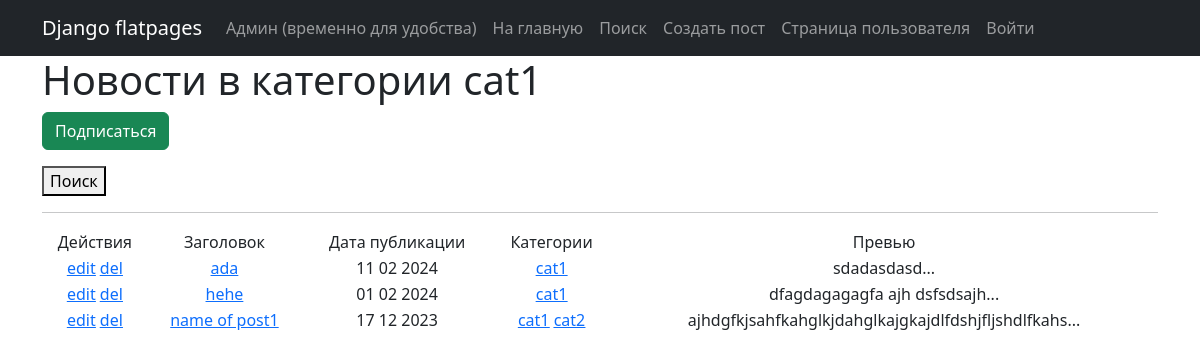
/news/cats/1, run on an earlier commit of the app's database.
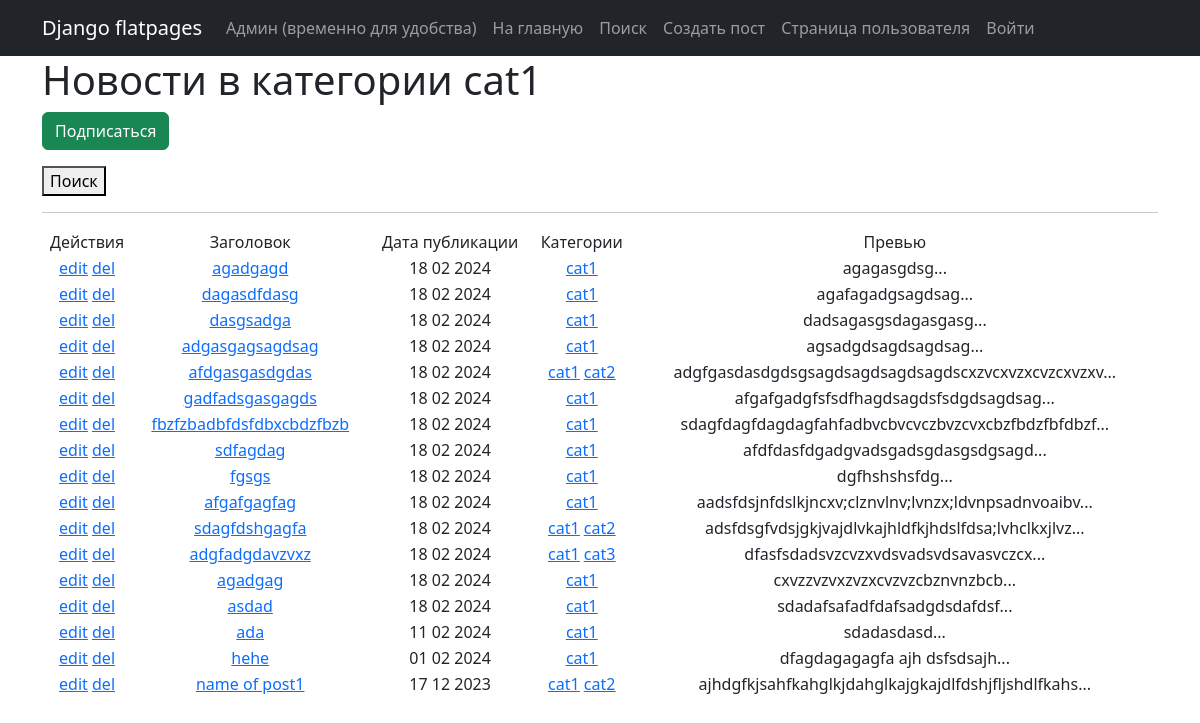
And on a later commit of the database.
### news/models.py (models this page shows, shortened)
class Post(models.Model):
    author = models.ForeignKey(Authors, on_delete=models.CASCADE)
    articleORnews = models.BooleanField()  # article true / news false
    date_time = models.DateTimeField(auto_now_add=True)
    m_to_m_cat = models.ManyToManyField(Category, through="PostCategory")
    name = models.CharField(max_length=255)
    text = models.TextField()
    rating = models.IntegerField(default=0)
    def preview(self):
        if not self.text:
            return 'No text'
        else:
            return self.text[:50] + '...'
    def self_name(self):
        if not self.name:
            return 'No name'
        else:
            return self.name

class Category(models.Model):
    CatName = models.CharField(max_length=50, unique=True)
    subs = models.ManyToManyField(User, related_name='cats')
    def __str__(self):
        return self.CatName

### news/views.py (the view)
# urls.py: path('cats/<int:pk>', CatList.as_view(), name='catlist'),
class CatList(ListView):
    model = Post
    template_name = 'CatList.html'
    context_object_name = 'catlists'
    def get_queryset(self):
        self.cats = get_object_or_404(Category, id=self.kwargs['pk'])
        queryset = Post.objects.filter(m_to_m_cat=self.cats).order_by('-date_time')
        return queryset
    def get_context_data(self, *, object_list=None, **kwargs):
        context = super().get_context_data(**kwargs)
        context['not_sub'] = self.request.user not in self.cats.subs.all()
        context['cat'] = self.cats
        return context

### templates/CatList.html (shortened to what this page needs)
{% extends 'flatpages/default.html' %}
{% block content %}
    <div class="col-lg-12 text-start">
    <h1>Новости в категории {{ cat }}</h1>
        {% if not_sub %}
            <p class="col-lg-12 text-start"><a href="{% url 'subtocat' cat.id %}" class="btn btn-success btn-sn">Подписаться</a></p>
        {% endif %}
        <form action="search">
    <button>Поиск</button>
</form>
    <hr>
    {% if catlists %}
       <div class="col-lg-12 text-center">
       <table class="col-lg-12 text-center">
           <tr>
               <td>
                   Действия
               </td>
               <td>
                   Заголовок
               </td>
               <td>
                   Дата публикации
               </td>
               <td>
                   Категории
               </td>
               <td>
                   Превью
               </td>
           </tr>
           {% for post in catlists %}
           <tr>
               <td>
                   <a href="{% url 'post_update' post.id %}"><u>edit</u></a>
                   <a href="{% url 'post_delete' post.id %}"><u> del </u></a>
               </td>
               <td>
                   <a href="{% url 'post_detail' post.id %}">{{ post.self_name }}</a>
               </td>
               <td>
                   {{ post.date_time|date:'d m Y' }}
               </td>
               <td>
                   {% for cats in post.m_to_m_cat.all %}
                   <a href="{% url 'catlist' cats.id %}"><u>{{ cats }}</u></a>
                   {% endfor %}
               </td>
               <td>
                   {{ post.preview }}
               </td>
           </tr>
           {% endfor %}
       </table>
       </div>
    {% else %}
        <h2>Нет новостей в данной категории</h2>
    {% endif %}
    </div>
{% endblock content %}

What changed in the data, as far as the page shows it:
added Post: self_name "agadgagd", date_time "18 02 2024", preview "agagasgdsg...", Category (CatName "cat1")
added Post: self_name "dagasdfdasg", date_time "18 02 2024", preview "agafagadgsagdsag...", Category (CatName "cat1")
added Post: self_name "dasgsadga", date_time "18 02 2024", preview "dadsagasgsdagasgasg...", Category (CatName "cat1")
added Post: self_name "adgasgagsagdsag", date_time "18 02 2024", preview "agsadgdsagdsagdsag...", Category (CatName "cat1")
added Post: self_name "afdgasgasdgdas", date_time "18 02 2024", preview "adgfgasdasdgdsgsagdsagdsagdsagdscxzvcxvzxcvzcxvzxv...", Category (CatName "cat1"), Category (CatName "cat2")
added Post: self_name "gadfadsgasgagds", date_time "18 02 2024", preview "afgafgadgfsfsdfhagdsagdsfsdgdsagdsag...", Category (CatName "cat1")
added Post: self_name "fbzfzbadbfdsfdbxcbdzfbzb", date_time "18 02 2024", preview "sdagfdagfdagdagfahfadbvcbvcvczbvzcvxcbzfbdzfbfdbzf...", Category (CatName "cat1")
added Post: self_name "sdfagdag", date_time "18 02 2024", preview "afdfdasfdgadgvadsgadsgdasgsdgsagd...", Category (CatName "cat1")
added Post: self_name "fgsgs", date_time "18 02 2024", preview "dgfhshshsfdg...", Category (CatName "cat1")
added Post: self_name "afgafgagfag", date_time "18 02 2024", preview "aadsfdsjnfdslkjncxv;clznvlnv;lvnzx;ldvnpsadnvoaibv...", Category (CatName "cat1")
added Post: self_name "sdagfdshgagfa", date_time "18 02 2024", preview "adsfdsgfvdsjgkjvajdlvkajhldfkjhdslfdsa;lvhclkxjlvz...", Category (CatName "cat1"), Category (CatName "cat2")
added Post: self_name "adgfadgdavzvxz", date_time "18 02 2024", preview "dfasfsdadsvzcvzxvdsvadsvdsavasvczcx...", Category (CatName "cat1")
now on this page (row unchanged): Category: CatName "cat3", shown under "adgfadgdavzvxz"
added Post: self_name "agadgag", date_time "18 02 2024", preview "cxvzzvzvxzvzxcvzvzcbznvnzbcb...", Category (CatName "cat1")
added Post: self_name "asdad", date_time "18 02 2024", preview "sdadafsafadfdafsadgdsdafdsf...", Category (CatName "cat1")
